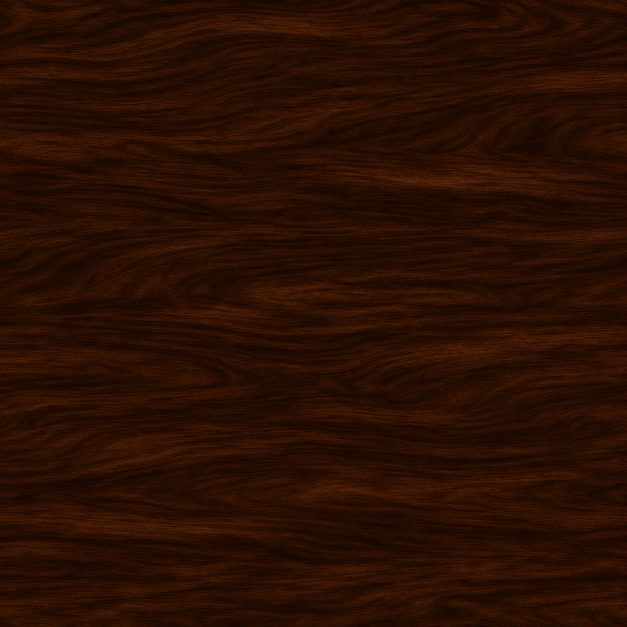
#> input picture images/1_new.png, 1254 x 1254 px (shown at 1/2 size)
$ python make_assets.py
#> lines starting #> are read from the running program, lines starting #| are printed output that depends on the picture; after the words box and inside, x2 and y2 are one past the last pixel; in counts of white or black regions, pixels touching at a corner belong together
"""Builds app drawables (src/main/res/drawable-nodpi) from the art in images/.

Run:  python tools/make_assets.py      (needs Pillow + numpy; Edge renders the SVG glyphs)
"""
import subprocess
import tempfile
from pathlib import Path

import numpy as np
from PIL import Image, ImageDraw, ImageFilter

ROOT = Path(__file__).resolve().parent.parent
IMG = ROOT / "images"
OUT = ROOT / "src" / "main" / "res" / "drawable-nodpi"
EDGE = r"C:\Program Files (x86)\Microsoft\Edge\Application\msedge.exe"
OUT.mkdir(parents=True, exist_ok=True)


def save(im, name):
    im.save(OUT / f"{name}.png", optimize=True)
    print(f"{name}.png {im.size}")


def fit_w(im, w):
    return im.resize((w, round(im.height * w / im.width)), Image.LANCZOS)


def rounded_cut(im, box, radius):
    """Crop box and make everything outside a rounded rectangle transparent (removes baked backgrounds)."""
    c = im.convert("RGBA").crop(box)
    mask = Image.new("L", c.size, 0)
    ImageDraw.Draw(mask).rounded_rectangle((0, 0, c.width - 1, c.height - 1), radius, fill=255)
    mask = mask.filter(ImageFilter.GaussianBlur(1.2))
    a = np.minimum(np.array(c)[..., 3], np.array(mask))
    c.putalpha(Image.fromarray(a.astype(np.uint8)))
    return c


def key_black(im, lo=12, hi=48):
    """Black background -> transparent, with a soft ramp so the edge glow survives."""
    a = np.array(im.convert("RGBA")).astype(np.float32)
    v = a[..., :3].max(axis=2)
    alpha = np.clip((v - lo) / (hi - lo), 0, 1) * 255
    a[..., 3] = np.minimum(a[..., 3], alpha)
    return Image.fromarray(a.astype(np.uint8))


def round_corners(im, r, keep_from=None):
    """Rebuilds square frame corners as rounded ones: the straight rim profile next to each corner is swept
    around a quarter circle (blending the top and side lighting), so the bevel follows the curve.
    keep_from: rim depth (px) from which the original pixels are kept (inner bead / groove already rounded)."""
    a = np.array(im.convert("RGBA")).astype(np.float32)
    for _ in range(4):                       # do top-left, then rotate the image and repeat for each corner
        top = a[:r + 1, r + 2]               # rim profile going down from the top edge, just right of the corner
        left = a[r + 2, :r + 1]              # rim profile going right from the left edge, just below the corner
        ys, xs = np.mgrid[0:r, 0:r].astype(np.float32)
        dx, dy = r - xs - 0.5, r - ys - 0.5
        d = np.sqrt(dx * dx + dy * dy)
        depth = np.clip(r - d, 0, r - 1.001)
        i0 = depth.astype(int); f = (depth - i0)[..., None]
        prof_top = top[i0] * (1 - f) + top[i0 + 1] * f
        prof_left = left[i0] * (1 - f) + left[i0 + 1] * f
        t = (dy / (dx + dy))[..., None]      # 1 = straight above the corner centre (top lighting), 0 = beside it
        px = prof_top * t + prof_left * (1 - t)
        px[..., 3] *= np.clip(r - d + 0.5, 0, 1)   # anti-aliased outer edge
        if keep_from is not None:            # fade back to the original pixels deeper than the outer rim
            w = np.clip((depth - keep_from) / 6, 0, 1)[..., None]
            px = px * (1 - w) + a[:r, :r] * w
        a[:r, :r] = px
        a = np.rot90(a).copy()
    return Image.fromarray(np.clip(a, 0, 255).astype(np.uint8))


def feather(im, px):
    """Fades the outer px of an image to transparent."""
    w, h = im.size
    x = np.minimum(np.arange(w), np.arange(w)[::-1]) / px
    y = np.minimum(np.arange(h), np.arange(h)[::-1]) / px
    f = np.clip(np.minimum.outer(y, x), 0, 1)
    a = np.array(im.convert("RGBA")).astype(np.float32)
    a[..., 3] *= f
    return Image.fromarray(a.astype(np.uint8))


# Backgrounds / frames
save(Image.open(IMG / "1_new.png").convert("RGB").resize((512, 512), Image.LANCZOS), "wood_tile")
#| wood_tile.png (512, 512)
save(Image.open(IMG / "2.png").convert("RGBA").resize((512, 512), Image.LANCZOS), "frame_raised")
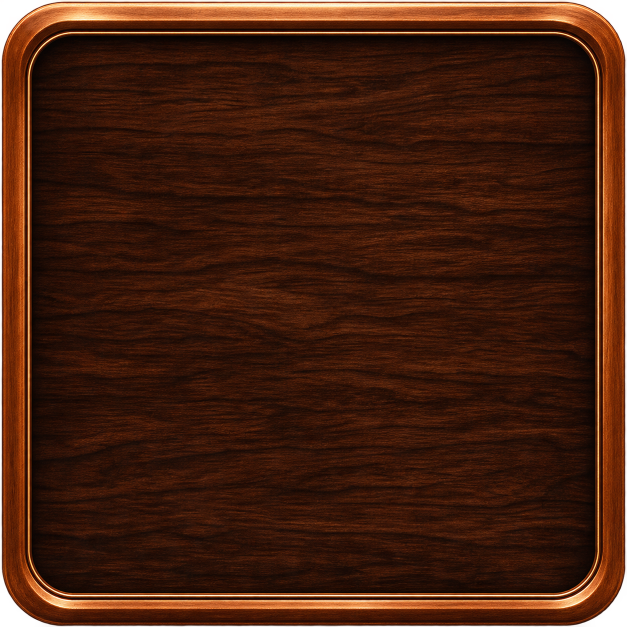
#> input picture images/2.png, 1254 x 1254 px (shown at 1/2 size)
#| frame_raised.png (512, 512)
# Inset frame: its outer corners are square in the source art; rebuild them rounded (96 px of 1254, inside the
# 40 px slice used at 512) and keep the already-rounded inner bead untouched.
save(round_corners(Image.open(IMG / "4_1.png"), 96, keep_from=52).resize((512, 512), Image.LANCZOS), "frame_inset")
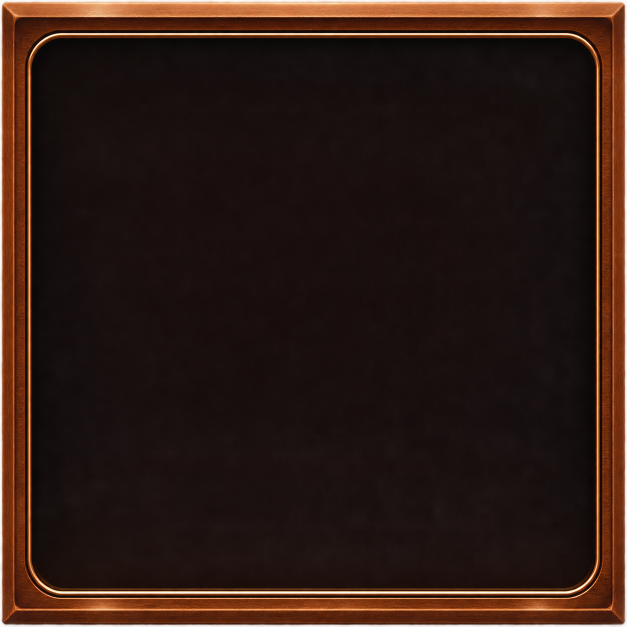
#> input picture images/4_1.png, 1254 x 1254 px (shown at 1/2 size)
#> after the loop in round_corners, `for _ in range(4):`:
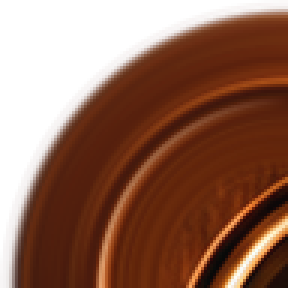
#> px: shape (96, 96, 4) float64 (shown 3 times larger); mean R, G, B, A 94.6, 35.4, 5, 174.4; transparent parts drawn white
#| frame_inset.png (512, 512)

# Plaque: normal (top) and pressed (bottom) from the sheet
sheet = Image.open(IMG / "4_2.png")
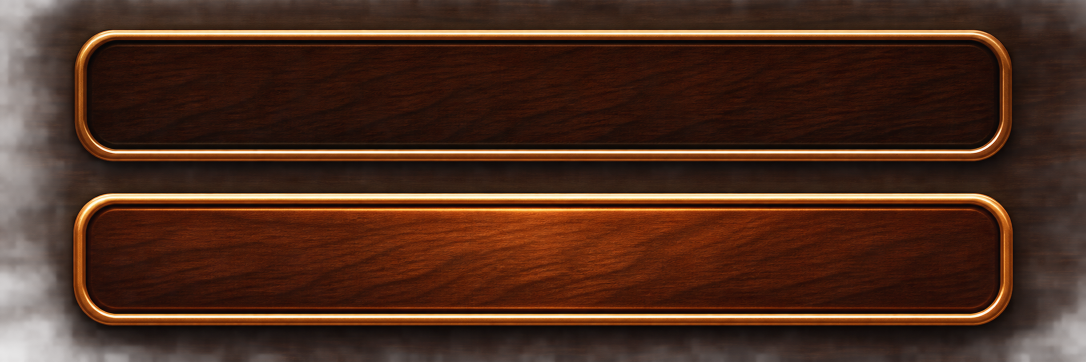
#> input picture images/4_2.png, 2172 x 724 px (shown at 1/2 size)
#> sheet is the input picture: PIL image 2172x724 RGBA; mean R, G, B, A 57.6, 24.7, 9.6, 232
save(fit_w(rounded_cut(sheet, (150, 58, 2024, 324), 62), 480), "plaque")
#> in rounded_cut, `mask = Image.new("L", c.size, 0)`: mask: PIL image 1874x266 L; every value is 0
#> in rounded_cut, `ImageDraw.Draw(mask).rounded_rectangle((0, 0, c.width - 1, c.height - ..`:
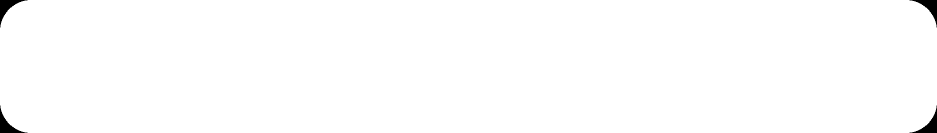
#> mask: PIL image 1874x266 L (shown at 1/2 size); 99.3% white; 4 black regions, box (x1, y1, x2, y2) and area: (0, 0, 55, 55) 842, (1819, 0, 1874, 55) 842, (0, 211, 55, 266) 842, (1819, 211, 1874, 266) 842
#| plaque.png (480, 68)
save(fit_w(rounded_cut(sheet, (150, 384, 2024, 652), 62), 480), "plaque_pressed")
#> in rounded_cut (call 2), `mask = Image.new("L", c.size, 0)`: mask: PIL image 1874x268 L; every value is 0
#> in rounded_cut (call 2), `ImageDraw.Draw(mask).rounded_rectangle((0, 0, c.width - 1, c.height - ..`: mask: PIL image 1874x268 L; 99.3% white; 4 black regions, box (x1, y1, x2, y2) and area: (0, 0, 55, 55) 842, (1819, 0, 1874, 55) 842, (0, 213, 55, 268) 842, (1819, 213, 1874, 268) 842
#| plaque_pressed.png (480, 69)

# Square button: normal (left) and pressed (right)
sheet = Image.open(IMG / "5_1.png")
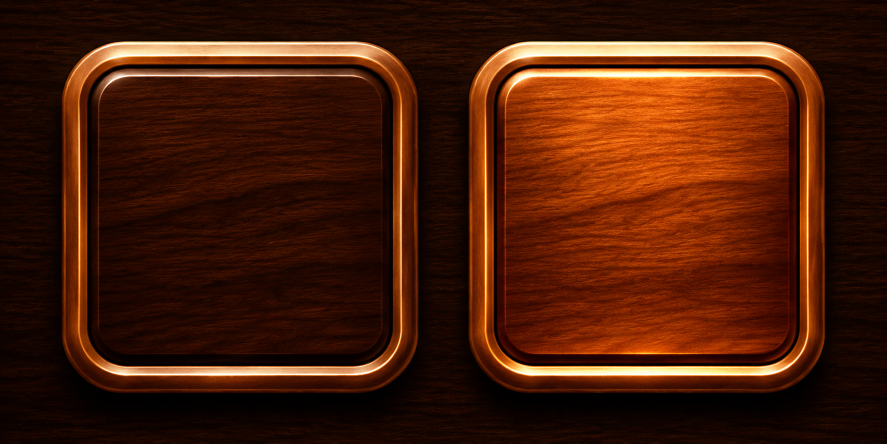
#> input picture images/5_1.png, 1774 x 887 px (shown at 1/2 size)
#> sheet is the input picture: PIL image 1774x887 RGB; mean R, G, B 71.8, 27.9, 8.2
save(rounded_cut(sheet, (122, 80, 838, 790), 118).resize((256, 254), Image.LANCZOS), "button")
#> in rounded_cut (call 3), `mask = Image.new("L", c.size, 0)`: mask: PIL image 716x710 L; every value is 0
#> in rounded_cut (call 3), `ImageDraw.Draw(mask).rounded_rectangle((0, 0, c.width - 1, c.height - ..`: mask: PIL image 716x710 L; 97.6% white; 4 black regions, box (x1, y1, x2, y2) and area: (0, 0, 108, 108) 3025, (608, 0, 716, 108) 3025, (0, 602, 108, 710) 3025, (608, 602, 716, 710) 3025
#| button.png (256, 254)
save(rounded_cut(sheet, (935, 80, 1651, 790), 118).resize((256, 254), Image.LANCZOS), "button_pressed")
#> in save (call 7), `im.save(OUT / f"{name}.png", optimize=True)`:
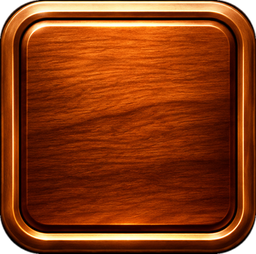
#> saved as button_pressed.png: PIL image 256x254 RGBA; mean R, G, B, A 132.2, 53.4, 14.3, 248.9; transparent parts drawn white
#| button_pressed.png (256, 254)

# Square icon buttons supplied on black (back has normal + pressed): black -> transparent, cropped to the button
def button_on_black(im):
    k = key_black(im.convert("RGBA"), lo=10, hi=40)
    a = np.array(k)
    ys, xs = np.where(a[..., 3] > 8)
    side = max(xs.max() - xs.min(), ys.max() - ys.min()) + 1
    cx, cy = (xs.min() + xs.max()) // 2, (ys.min() + ys.max()) // 2
    box = (cx - side // 2, cy - side // 2, cx - side // 2 + side, cy - side // 2 + side)
    return k.crop(box).resize((256, 256), Image.LANCZOS)


#> (the run stopped early here; a loop or call above may not have finished)
